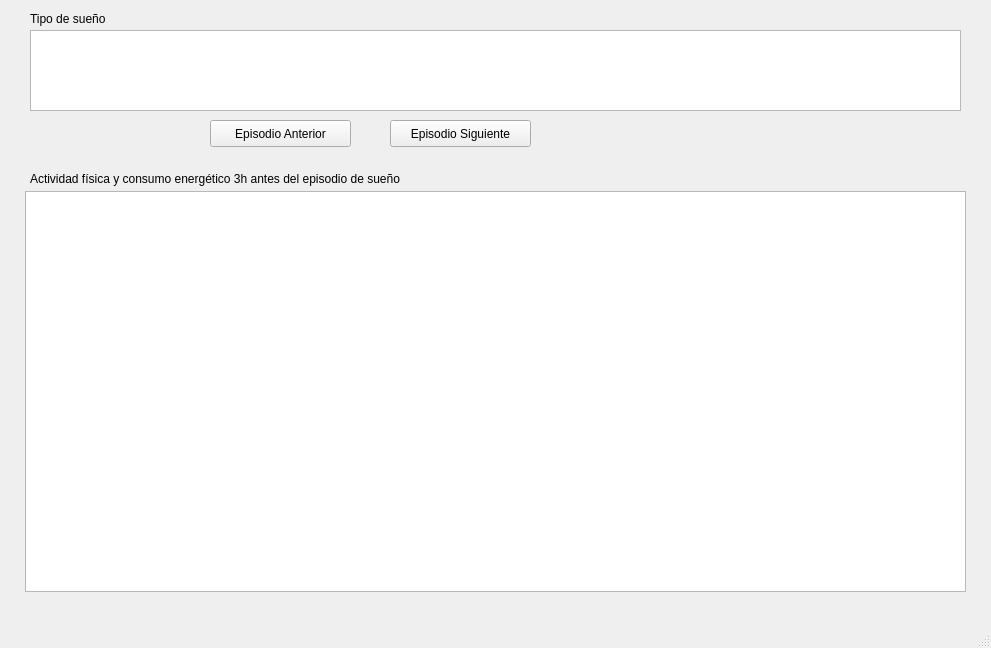
<?xml version="1.0" encoding="UTF-8"?>
<ui version="4.0">
 <class>MainWindow</class>
 <widget class="QMainWindow" name="MainWindow">
  <property name="geometry">
   <rect>
    <x>0</x>
    <y>0</y>
    <width>991</width>
    <height>648</height>
   </rect>
  </property>
  <property name="windowTitle">
   <string>Intérprete de sueños</string>
  </property>
  <widget class="QWidget" name="centralwidget">
   <widget class="QPushButton" name="next_e_btn">
    <property name="geometry">
     <rect>
      <x>390</x>
      <y>120</y>
      <width>141</width>
      <height>27</height>
     </rect>
    </property>
    <property name="text">
     <string>Episodio Siguiente</string>
    </property>
   </widget>
   <widget class="QPushButton" name="prev_e_btn">
    <property name="geometry">
     <rect>
      <x>210</x>
      <y>120</y>
      <width>141</width>
      <height>27</height>
     </rect>
    </property>
    <property name="text">
     <string>Episodio Anterior</string>
    </property>
   </widget>
   <widget class="GraphicsView" name="plotBarSueno">
    <property name="geometry">
     <rect>
      <x>30</x>
      <y>30</y>
      <width>931</width>
      <height>81</height>
     </rect>
    </property>
   </widget>
   <widget class="GraphicsLayoutWidget" name="plotConsumo">
    <property name="geometry">
     <rect>
      <x>25</x>
      <y>191</y>
      <width>941</width>
      <height>401</height>
     </rect>
    </property>
   </widget>
   <widget class="QLabel" name="label">
    <property name="geometry">
     <rect>
      <x>30</x>
      <y>10</y>
      <width>101</width>
      <height>17</height>
     </rect>
    </property>
    <property name="text">
     <string>Tipo de sueño</string>
    </property>
   </widget>
   <widget class="QLabel" name="label_2">
    <property name="geometry">
     <rect>
      <x>30</x>
      <y>170</y>
      <width>471</width>
      <height>17</height>
     </rect>
    </property>
    <property name="text">
     <string>Actividad física y consumo energético 3h antes del episodio de sueño</string>
    </property>
   </widget>
  </widget>
  <widget class="QMenuBar" name="menubar">
   <property name="geometry">
    <rect>
     <x>0</x>
     <y>0</y>
     <width>991</width>
     <height>25</height>
    </rect>
   </property>
  </widget>
  <widget class="QStatusBar" name="statusbar"/>
 </widget>
 <customwidgets>
  <customwidget>
   <class>GraphicsView</class>
   <extends>QGraphicsView</extends>
   <header>pyqtgraph</header>
  </customwidget>
  <customwidget>
   <class>GraphicsLayoutWidget</class>
   <extends>QGraphicsView</extends>
   <header>pyqtgraph</header>
  </customwidget>
 </customwidgets>
 <resources/>
 <connections/>
</ui>
